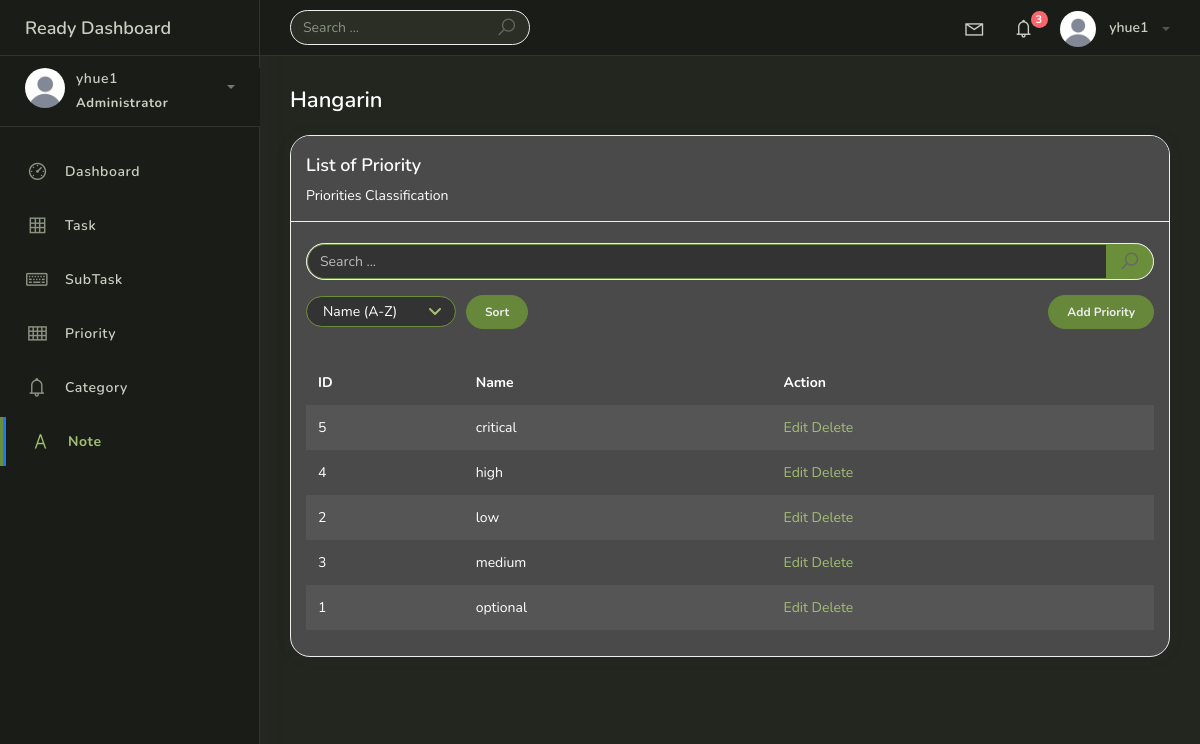
/priority_list (signed in), run on an earlier commit of the app's database.
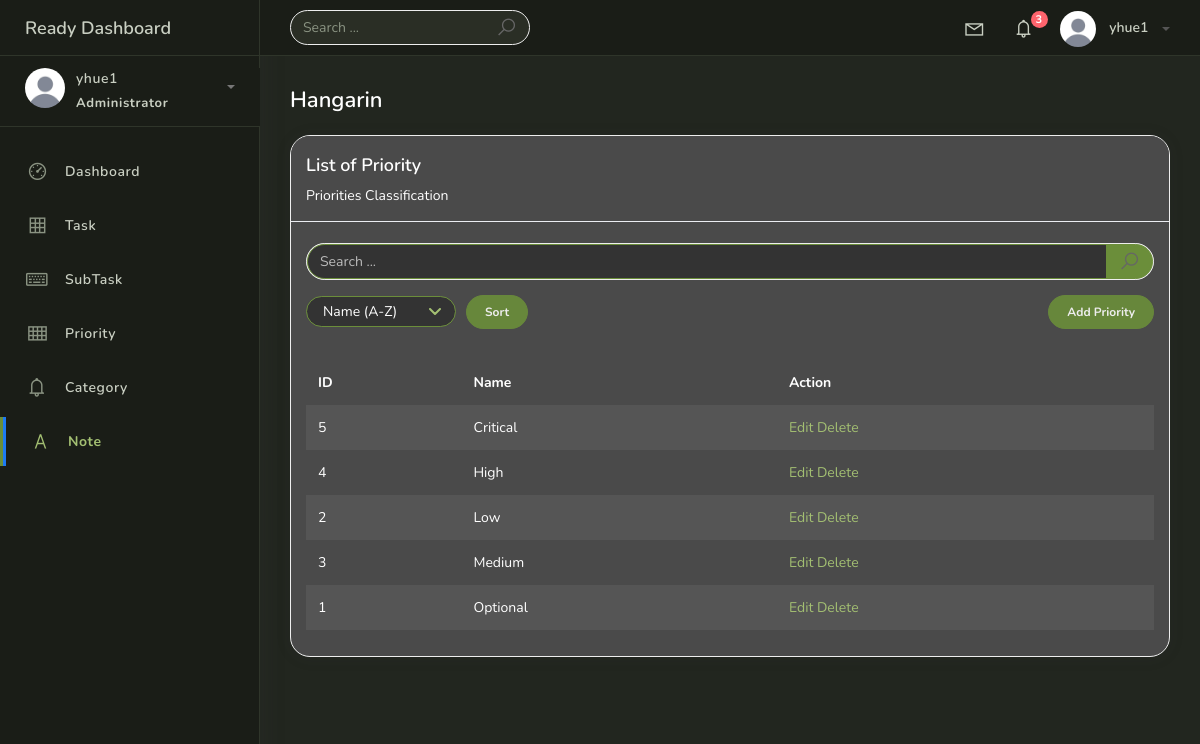
And on a later commit of the database.
### hangarinapp/models.py (models this page shows, shortened)
class BaseModel(models.Model):
    created_at = models.DateTimeField(auto_now_add=True, db_index=True)
    updated_at = models.DateTimeField(auto_now_add=True)
    class Meta:
        abstract = True

class Priority(BaseModel):
     id = models.CharField(max_length=20, primary_key=True)
     name = models.CharField(max_length=150)
     class Meta:
          verbose_name = 'Priority'
          verbose_name_plural = 'Priorities'

### hangarinapp/views.py (the view)
# urls.py: path('priority_list', PriorityView.as_view(), name='priority-list'),
class PriorityView(LoginRequiredMixin, ListView):
    model = Priority
    context_object_name = 'Priority'
    template_name = 'priority_list.html'
    paginate_by = 5
    def get_ordering(self):
                allowed = ['name',"-name", "id"]
                sort_by = self.request.GET.get("sort_by")
                if sort_by in allowed:
                    return sort_by
                return 'name'
    def get_queryset(self):
                qs = super().get_queryset()
                query = self.request.GET.get('q')
                if query:
                    qs = qs.filter(
                        Q(name__icontains=query)
                    )
                return qs

### templates/priority_list.html (shortened to what this page needs)
{% extends 'base.html' %}
{% load static %}
{% block content %}
<div class="content">
    <div class="container-fluid">
        <h4 class="page-title">Hangarin</h4>
        <div class="row">
            <div class="col-md-12">
                <div class="card">
                    <div class="card-header">
                        <div class="card-title">List of Priority</div>
                        <div class="card-category">Priorities Classification</div>
                    </div>
                    <br />
                    <div class="search-row">
                        <form class="navbar-form nav-search" method="get" action="">
                            <div class="input-group">
                                <input type="text" placeholder="Search ..." class="form-control" name="q" value="{{ request.GET.q }}" />
                                <div class="input-group-append">
                                    <button type="submit" class="input-group-text">
                                        <i class="la la-search search-icon"></i>
                                    </button>
                                </div>
                            </div>
                        </form>
                    </div>
                    <div class="action-row">
                        <form method="get" class="sort-form">
        <select class="form-control form-control-sm" name="sort_by">
            <option value="name" {% if request.GET.sort_by == "name" %}selected{% endif %}>Name (A-Z)</option>
        </select>
        <button type="submit" class="btn btn-primary btn-sm btn-rounded">Sort</button>
                        </form>
                        <a href="{% url 'priority-add' %}" class="btn btn-success btn-sm btn-rounded add-task">Add Priority</a>
                    </div>
                    <div class="card-body">
                        <div class="table-responsive">
                        <table class="table table-striped mt-3 task-table">
                            <thead>
                                <tr>
                                    <th scope="col">ID</th>
                                    <th scope="col">Name</th>
                                    <th scope="col">Action</th>
                                </tr>
                            </thead>
                            <tbody>
                                {% for object in object_list %}
                                <tr>
                                    <td data-label="ID">{{ object.id }}</td>
                                    <td data-label="Name">{{ object.name }}</td>
                                    <td data-label="Action">
                                        <span>
                                            <a href="priority_list/{{ object.id }}">Edit</a>
                                            <a href="priority_list/{{ object.id }}/delete" class="text_danger">Delete</a>
                                        </span>
                                    </td>
                                </tr>
                                {% empty %}
                                <tr>
                                    <td colspan="3" style="text-align: center">
                                        <p class="text-sm font-weight-bold mb-0">No Records Found</p>
                                    </td>
                                </tr>
                                {% endfor %}
                            </tbody>
                        </table>
                        </div>
                    </div>
                </div>
            </div>
        </div>
    </div>
</div>
{% endblock %}

### templates/base.html (shortened to what this page needs)
{% load static socialaccount %}
{% load pwa %}
<!DOCTYPE html>
<html>
<head>
	<link rel="stylesheet" href="{% static 'css/bootstrap.min.css' %}">
	<link rel="stylesheet" href="{% static 'css/ready.css' %}">
	<link rel="stylesheet" href="{% static 'css/demo.css' %}">
</head>
<body>
	<div class="wrapper">
		<div class="main-header">
			<div class="logo-header">
				<a href="index.html" class="logo">
					Ready Dashboard
				</a>
			</div>
			<nav class="navbar navbar-header navbar-expand-lg">
				<div class="container-fluid">
					<form class="navbar-left navbar-form nav-search mr-md-3" action="">
						<div class="input-group">
							<input type="text" placeholder="Search ..." class="form-control">
							<div class="input-group-append">
								<span class="input-group-text">
									<i class="la la-search search-icon"></i>
								</span>
							</div>
						</div>
					</form>
					<ul class="navbar-nav topbar-nav ml-md-auto align-items-center">
						<li class="nav-item dropdown hidden-caret">
							<a class="nav-link dropdown-toggle" href="#" id="navbarDropdown" role="button"
								data-toggle="dropdown" aria-haspopup="true" aria-expanded="false">
								<i class="la la-envelope"></i>
							</a>
						</li>
						<li class="nav-item dropdown hidden-caret">
							<a class="nav-link dropdown-toggle" href="#" id="navbarDropdown2" role="button"
								data-toggle="dropdown" aria-haspopup="true" aria-expanded="false">
								<i class="la la-bell"></i>
								<span class="notification">3</span>
							</a>
						</li>
						<li class="nav-item dropdown">
							<a class="dropdown-toggle profile-pic" data-toggle="dropdown" href="#" aria-expanded="false">
								{% with account=user.socialaccount_set.first %}
									{% if account and account.get_avatar_url %}
										<img src="{{ account.get_avatar_url }}" alt="user-img" width="36" class="img-circle">
									{% else %}
										<img src="{% static 'img/profileicon.jpg' %}" alt="user-img" width="36" class="img-circle">
									{% endif %}
								{% endwith %}
								<span>{{ user.first_name|default:user.username }}</span>
							</a>
						</li>
					</ul>
				</div>
			</nav>
		</div>
		<div class="sidebar">
			<div class="scrollbar-inner sidebar-wrapper">
				<div class="user">
					<div class="photo">
						{% with account=user.socialaccount_set.first %}
							{% if account and account.get_avatar_url %}
								<img src="{{ account.get_avatar_url }}">
							{% else %}
								<img src="{% static 'img/profileicon.jpg' %}">
							{% endif %}
						{% endwith %}
					</div>
					<div class="info">
						<a class="" data-toggle="collapse" href="#collapseExample" aria-expanded="true">
							<span>
								{{ user.first_name|default:user.username }}
								<span class="user-level">Administrator</span>
								<span class="caret"></span>
							</span>
						</a>
					</div>
				</div>
				<ul class="nav">
					<li class="nav-item">
						<a href="{% url 'home' %}">
							<i class="la la-dashboard"></i>
							<p>Dashboard</p>
						</a>
					</li>
					<li class="nav-item">
						<a href="{% url 'task-list' %}">
							<i class="la la-table"></i>
							<p>Task</p>
						</a>
					</li>
					<li class="nav-item">
						<a href="{% url 'subtask-list' %}">
							<i class="la la-keyboard-o"></i>
							<p>SubTask</p>
						</a>
					</li>
					<li class="nav-item">
						<a href="{% url 'priority-list' %}">
							<i class="la la-th"></i>
							<p>Priority</p>
						</a>
					</li>
					<li class="nav-item">
						<a href="{% url 'category-list' %}">
							<i class="la la-bell"></i>
							<p>Category</p>
						</a>
					</li>
					<li class="nav-item active">
						<a href="{% url 'note-list' %}">
							<i class="la la-font"></i>
							<p>Note</p>
						</a>
					</li>
				</ul>
			</div>
		</div>
		<div class="main-panel">
			{% block content %}
			{% endblock %}
		</div>
	</div>
</body>
</html>

### templates/base.html (style rules this page uses)
body, .main-panel, .main-panel>.content { background-color: #22261f !important; }
.page-title { color: #fff !important; }
.sidebar, .sidebar .user { background-color: #1a1d17 !important; border-color: #2f352a !important; }
.sidebar .nav>.nav-item a, .sidebar .nav>.nav-item a p, .sidebar .user .info a, .sidebar .user .info span { color: #c9cfc2 !important; }
.sidebar .nav>.nav-item a i { color: #8a9382 !important; }
.sidebar .nav>.nav-item.active>a, .sidebar .nav>.nav-item.active>a p, .sidebar .nav>.nav-item.active>a i { color: #A3BF72 !important; }
.sidebar .nav>.nav-item.active { border-left: 3px solid #6B8E3A !important; }
.sidebar .nav>.nav-item.active>a { border-left-color: #6B8E3A !important; }
.main-header, .main-header .logo-header, .navbar-header { background-color: #1a1d17 !important; border-color: #2f352a !important; }
.main-header .logo-header .logo, .navbar-header .nav-link, .navbar-header .dropdown-toggle { color: #c9cfc2 !important; }
.navbar-header .profile-pic span { color: #c9cfc2 !important; }
.navbar-header .nav-search .input-group { background-color: #2a2e25 !important; border-radius: 25px !important; overflow: hidden; }
.navbar-header .nav-search .form-control { background: transparent !important; border: none !important; box-shadow: none !important; color: #fff !important; }
.navbar-header .nav-search .form-control::placeholder { color: #8a9382; }
.navbar-header .nav-search .input-group-text { background: transparent !important; border: none !important; color: #c9cfc2 !important; }

### templates/priority_list.html (style rules this page uses)
.card { animation: slideUp 0.6s ease-out; background-color: #4a4a4a !important; border-radius: 20px !important; overflow: hidden; color: #fff !important; }
.card-header { background-color: #4a4a4a !important; }
.card-title, .card-category, .card-body, .table, .table th, .table td { color: #fff !important; }
.table-striped tbody tr:nth-of-type(odd) { background-color: rgba(255, 255, 255, 0.06) !important; }
td a { color: #A3BF72 }
.card .form-control { background-color: #333 !important; color: #fff !important; border: 1px solid #6B8E3A !important; border-radius: 20px 0 0 20px !important; }
.card .form-control::placeholder { color: #bbb; }
.card .input-group-text { background-color: #6B8E3A !important; color: #000 !important; border: 1px solid #6B8E3A !important; border-radius: 0 20px 20px 0 !important; }
.btn-success { background-color: #6B8E3A !important; border-color: #6B8E3A !important; color: white !important; font-weight: bold; }
.card select.form-control { border-radius: 20px !important; height: 34px; padding: 0 2.2rem 0 1rem; cursor: pointer; -webkit-appearance: none; -moz-appearance: none; appearance: none; background-repeat: no-repeat; background-position: right 14px center; background-size: 12px 8px; }
.card select.form-control option { background-color: #333; color: #fff; }
.btn-primary { background-color: #6B8E3A !important; border-color: #6B8E3A !important; color: white !important; font-weight: bold; }
.card button.input-group-text { cursor: pointer; }
body, .main-panel, .main-panel > .content { background-color: #22261f !important; }
.page-title { color: #fff !important; }
.search-row { padding: 0 15px; }
.search-row .input-group { width: 100%; }
.action-row { display: flex; align-items: center; flex-wrap: nowrap; justify-content: space-between; gap: 10px; margin-top: 15px; padding: 0 15px; }
.action-row .sort-form { display: flex; align-items: center; gap: 10px; margin: 0; flex: 1 1 auto; min-width: 0; }
.action-row select.form-control { width: auto; min-width: 0; flex: 1 1 auto; max-width: 150px; }
.action-row .btn { height: 34px; padding: 0 18px; display: inline-flex; align-items: center; justify-content: center; white-space: nowrap; flex-shrink: 0; }
.action-row .add-task { margin-left: auto; width: auto; }
.task-table th, .task-table td { word-break: break-word; vertical-align: middle; }

What changed in the data, as far as the page shows it:
changed Priority id 5: name "critical" → "Critical"
changed Priority id 4: name "high" → "High"
changed Priority id 2: name "low" → "Low"
changed Priority id 3: name "medium" → "Medium"
changed Priority id 1: name "optional" → "Optional"
